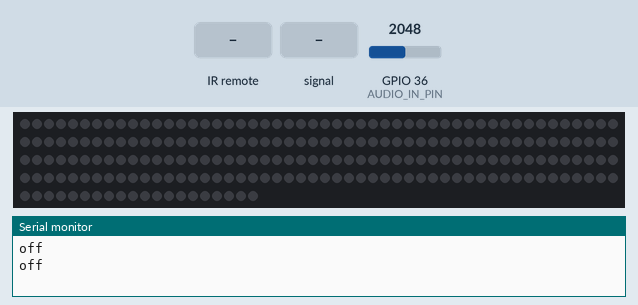
A sketch run on a simulated ESP32. Shown: 220 RGB LEDs in strip order, left to right, continuing on the next row, the last lines printed to the serial monitor. The inputs (shaded band) are chosen by the test bench; at power-on: GPIO 36 (AUDIO_IN_PIN) = 2048. Dim RGB values are drawn brighter than linear.

Above: at 1.3 s.
1.4 s: infrared code 0xFF629D received
At 1.68 s:
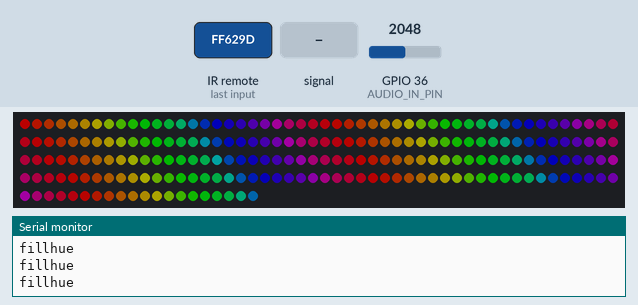
3.9 s: infrared code 0xFF02FD received
At 4.3 s:
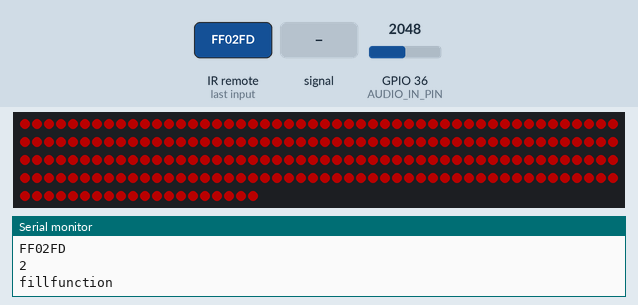
6.9 s: infrared code 0xFFC23D received
At 7.01 s:
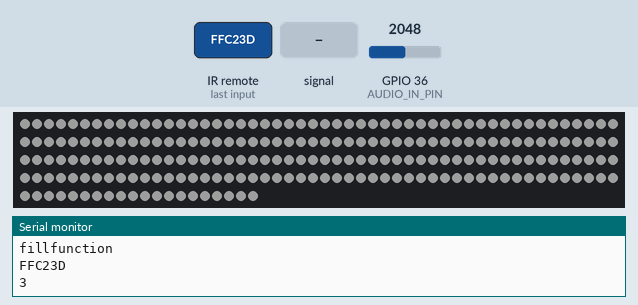
8.5 s: GPIO 36 (AUDIO_IN_PIN) fed a 200 Hz sine of ±1023 counts around its level
At 9.59 s:
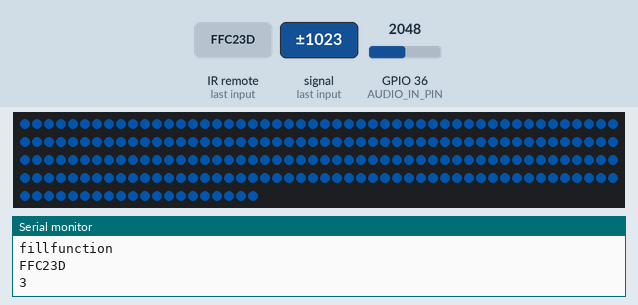
10.4 s: GPIO 36 (AUDIO_IN_PIN) fed a 1000 Hz sine of ±1023 counts around its level
At 11.99 s:
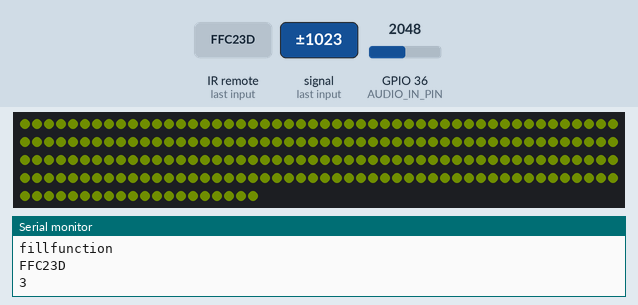
13.0 s: GPIO 36 (AUDIO_IN_PIN) fed a 50 Hz sine of ±1228 counts around its level
At 13.47 s:
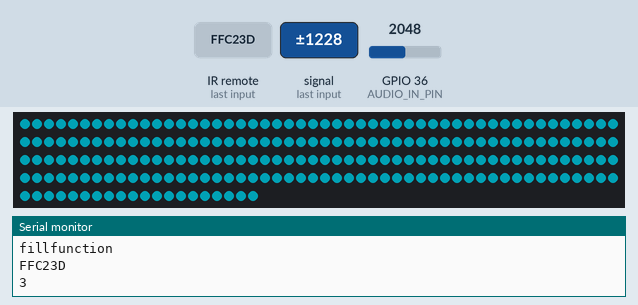
Timing chart, 0 to 15.8 s (numbered marks = the images above; inputs shaded):
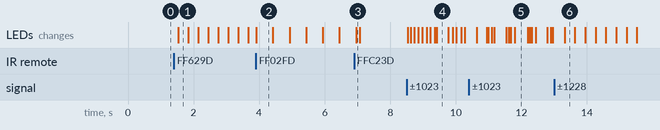

The sketch:

FastLEDwithRemote.ino
```cpp
//parts of IR code adapted from https://www.makerguides.com/ir-receiver-remote-arduino-tutorial/
//parts of FFT code adapted from video https://www.youtube.com/watch?v=Mgh2WblO5_c and corresponding code https://github.com/s-marley/ESP32_FFT_VU


#include <arduinoFFT.h>
#include <FastLED.h>
#include <IRremote.h> // include the IRremote library


#define RECEIVER_PIN 2 // define the IR receiver pin
#define SAMPLES         64          // Must be a power of 2
#define SAMPLING_FREQ   9800         // Hz, must be 40000 or less due to ADC conversion time. Determines maximum frequency that can be analysed by the FFT Fmax=sampleF/2.
#define AMPLITUDE       500          // Depending on your audio source level, you may need to alter this value. Can be used as a 'sensitivity' control.
#define AUDIO_IN_PIN    A0            // Signal in on this pin
#define LED_PIN         6             // LED strip data
#define COLOR_ORDER     GRB           // If colours look wrong, play with this
#define CHIPSET         WS2812B       // LED strip type
#define NUM_BANDS       8            // To change this, you will need to change the bunch of if statements describing the mapping from bins to bands
#define NOISE           580           // Used as a crude noise filter, values below this are ignored
#define NUM_LEDS        220    // Total number of LEDs
#define Brightness      70    // Brightness level (0-255)


// FFT variables/setup
unsigned int sampling_period_us;
double vReal[SAMPLES];
double vImag[SAMPLES];
unsigned long newTime;
int bandValues[] = {0, 0, 0, 0, 0, 0, 0, 0};
arduinoFFT FFT = arduinoFFT(vReal, vImag, SAMPLES, SAMPLING_FREQ);

//Variables for determining RGB values using FFT light function, setting in middle of 0-255 range to begin with.
int actual_bass_intensity = 127;
int actual_trebel_intensity = 127;
int actual_middle_intensity = 127;

// IR remote variables/setup
unsigned long key_value = 0; // variable to store the key value
int state = 0;
int previous_state = 1; //if just plugged in and turned on, default state is 1
IRrecv receiver(RECEIVER_PIN); // create a receiver object of the IRrecv class
decode_results results; // create a results object of the decode_results class

//FastLED setup
CRGB leds[NUM_LEDS];


// Light Functions
uint8_t hue = 0;

void fillhue() {
  for (int i = 0; i < NUM_LEDS; i++) {
    leds[i] = CHSV(hue + (i * 10), 255, 255);
  }
  EVERY_N_MILLISECONDS(5) {
    hue++;
  }
  FastLED.show();
}
void fillfunction() {
  fill_solid(leds, NUM_LEDS, CRGB::Red);
  FastLED.show();
  delay(500);

  fill_solid(leds, NUM_LEDS, CRGB::Green);
  FastLED.show();
  delay(500);

  fill_solid(leds, NUM_LEDS, CRGB::Blue);
  FastLED.show();
  delay(500);
}

void off() {
  fill_solid(leds, NUM_LEDS, CRGB::Black);
  FastLED.show();
  delay(500);
}

void fillFFT() {
  for (int i = 0; i < SAMPLES; i++) {
    newTime = micros();
    vReal[i] = analogRead(AUDIO_IN_PIN); // A conversion takes about 100 uS on MEGA2560
    vImag[i] = 0;
    while ((micros() - newTime) < sampling_period_us) {
      /* chill */
    } //Waiting until enough time has elapsed (~100uS) so that another sample is able to be taken
  }

  // Compute FFT
  FFT.DCRemoval();
  FFT.Windowing(FFT_WIN_TYP_HAMMING, FFT_FORWARD);
  FFT.Compute(FFT_FORWARD);
  FFT.ComplexToMagnitude();

  // Analyse FFT results
  for (int i = 1; i < (SAMPLES / 2); i++) {    // Don't use sample 0 and only first SAMPLES/2 are usable. Each array element represents a frequency bin and its value the amplitude.
    if (vReal[i] > NOISE) {                    // Add a noise filter
      if (i <= 1)           bandValues[0]  += (int)vReal[i]; //Bass is bands 0 & 1  (0 - 144 Hz)
      if (i > 1   && i <= 2  ) bandValues[1]  += (int)vReal[i];
      if (i > 2   && i <= 5 ) bandValues[2]  += (int)vReal[i]; //Middle is bands 2 & 3 (144 - 467 Hz)
      if (i > 5  && i <= 8 ) bandValues[3]  += (int)vReal[i];
      if (i > 8  && i <= 15 ) bandValues[4]  += (int)vReal[i]; //Trebel is bands 4 & 5 (467 - 1512 Hz)
      if (i > 15  && i <= 27) bandValues[5]  += (int)vReal[i];
      if (i > 27 && i <= 49) bandValues[6]  += (int)vReal[i]; //High is bands 6 & 7 (1512 - 4900 Hz). 4900 Hz is our Nyquist rate with the Mega 2560 sampling rate of 9800. This band does not contribute to color of lights.
      if (i > 49          ) bandValues[7]  += (int)vReal[i];
    }
  }

  /* Experimentally found approx max values for each tone of sound by looking at the bands that tone is composed of and testing max observed values using variety of music.
    There tends to be a higher amplitude when it comes to trebel and high noises, so they are very large compared to others. by doing this, we can balance and scale them all to a 0-255 scale. */
  int max_observed_amplitude_bass = 6000;
  int max_observed_amplitude_mid = 10000;
  int max_observed_amplitude_trebel = 60000;
  int max_observed_amplitude_high = 30000;

  //To determine intensity of given tone, take the max value of the 2 bands that it is composed of, then map it from 0-(its experimentally determined maximum value) to 0-255
  int bass_intensity = abs(map(max(bandValues[0], bandValues[1]), 0, max_observed_amplitude_bass, 0, 255)); //Blue
  int middle_intensity = abs(map(max(bandValues[2], bandValues[3]), 0, max_observed_amplitude_mid, 0, 255)); //Green
  int trebel_intensity = abs(map(max(bandValues[4], bandValues[5]), 0, max_observed_amplitude_trebel, 0, 255)); //Red
  int high_intensity = abs(map(max(bandValues[6], bandValues[7]), 0, max_observed_amplitude_high, 0, 255)); //Ignored

  //changing our RGB colors based on how different current bass/middle/trebel intensity is from previous. RGB values can only move up or down by maximum of 20 per cycle to reduce erratic behavior.
  if (actual_bass_intensity < bass_intensity) {
    actual_bass_intensity = actual_bass_intensity + min((bass_intensity - actual_bass_intensity), 100);  //Bass can increase by up to 100 per cycle as an exception to allow for cool visual effect. Bass tends to be quicker pulses than middle/trebel, so an exception is made for this reason.
  }
  else {
    actual_bass_intensity = actual_bass_intensity - min((actual_bass_intensity - bass_intensity), 20);
  }

  if (actual_middle_intensity < middle_intensity) {
    actual_middle_intensity = actual_middle_intensity + min((middle_intensity -  actual_middle_intensity), 20);
  }
  else {
    actual_middle_intensity = actual_middle_intensity - min((actual_middle_intensity - middle_intensity), 20);
  }

  if (actual_trebel_intensity < trebel_intensity) {
    actual_trebel_intensity = actual_trebel_intensity + min((trebel_intensity - actual_trebel_intensity), 20);
  }
  else {
    actual_trebel_intensity = actual_trebel_intensity - min((actual_trebel_intensity - trebel_intensity), 20);
  }

  //Actually assigning our new RGB values to the lights
  int i;
  for (i = 0; i < NUM_LEDS; i++) {
    leds[i] = CRGB(actual_trebel_intensity, actual_middle_intensity, actual_bass_intensity);
  }
  FastLED.show(); //display new RGB values

  //Resetting values in bandValues[] array
  int j;
  for (j = 0; j < NUM_BANDS; j++) {
    bandValues[j] = 0;
  }
}


void setup() {
  Serial.begin(115200);
  sampling_period_us = round(1000000 * (1.0 / SAMPLING_FREQ));
  FastLED.addLeds<WS2812B, LED_PIN, GRB>(leds, NUM_LEDS);
  FastLED.setBrightness(Brightness);
  FastLED.setMaxPowerInVoltsAndMilliamps( 5, 4000);
  receiver.enableIRIn(); // enable the receiver
  receiver.blink13(true); // enable blinking of the built-in LED when an IR signal is received
}


void loop() {
  switch (state) { //run function corresponding to what button was last pressed
    case 0:
      off();
      Serial.println("off");
      break;
    case 1:
      Serial.println("fillhue");
      fillhue();
      break;
    case 2:
      Serial.println("fillfunction");
      fillfunction();
      break;
    case 3:
      //  Serial.println("fillFFT");
      fillFFT();
      break;

    //remaining 5 buttons can be used for more unique patterns
    case 4:
      Serial.println("fillhue");
      fillhue();
      break;
    case 5:
      Serial.println("fillfunction");
      fillfunction();
      break;
    case 6:
      Serial.println("fillhue");
      fillhue();
      break;
    case 7:
      Serial.println("fillfunction");
      fillfunction();
      break;
    case 8:
      Serial.println("fillhue");
      fillhue();
      break;
  }

  //IR remote stuff
  while (!receiver.isIdle());  // if not idle, wait till complete
  if (receiver.decode(&results)) { // decode the received signal and store it in results

    Serial.println(results.value, HEX); // print the values in the Serial Monitor
    int x = state;

    switch (results.value) { // compare the value to the following cases
      case 0xFF629D:
      case 0x511DBB: // Power Button
        if (state == 0) {  // If Off (turning lights on)
          if (previous_state == 0) { //Make sure previous_state and state both don't equal 0 at same time (would cause power button to not work as intended)
            state = 1;
          }
          else { //otherwise, state becomes what lights were before turning off
            state = previous_state;
          }
        }
        else { // If already on
          state = 0; //
        }
        Serial.println(state);
        break;
    }

    if (state != 0 && x != 0) { //if state is not OFF and lights didnt just get turned ON
      switch (results.value) {
        case 0xFF22DD: //A
          state = 1;
          Serial.println(state);
          break;
        case 0xFF02FD: //B
          state = 2;
          Serial.println(state);
          break;
        case 0xFFC23D: //C
          state = 3;
          Serial.println(state);
          break;
        case 0xFF9867:  //up arrow
          state = 4;
          Serial.println(state);
          break;
        case 0xFF30CF:  //left arrow
          state = 5;
          Serial.println(state);
          break;
        case 0xFF18E7:  //center button
          state = 6;
          Serial.println(state);
          break;
        case 0xFF7A85:  // right arrow
          state = 7;
          Serial.println(state);
          break;
        case 0xFF38C7:  // down arrow
          state = 8;
          Serial.println(state);
          break;
      }
    }

    if (x != state) {
      previous_state = x;
    }

    key_value = results.value; // store the value as key_value
    receiver.resume(); // reset the receiver for the next code
  }
}
```

Measured:
- after the input at 1.4 s, the LEDs: change after 0.13 s (image 1)
- after the input at 3.9 s, the LEDs: change at once (image 2)
- after the input at 6.9 s, the LEDs: change after 0.06 s (image 3)
- after the input at 8.5 s, the LEDs: first change at once (image 4 shows a later state)
- after the input at 13.0 s, the LEDs: change after 0.31 s (image 6)
- what the display in image 2 shows lasts 0.5 s, from 3.9 s to 4.4 s
